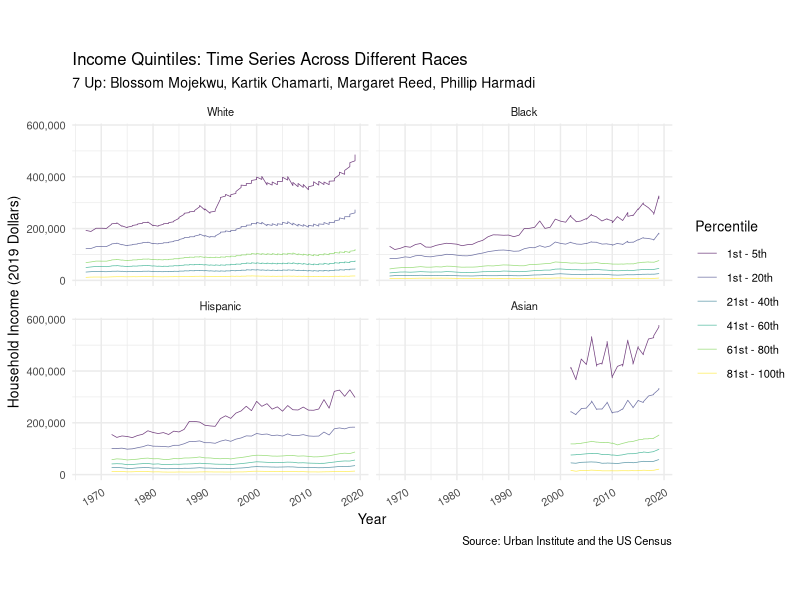
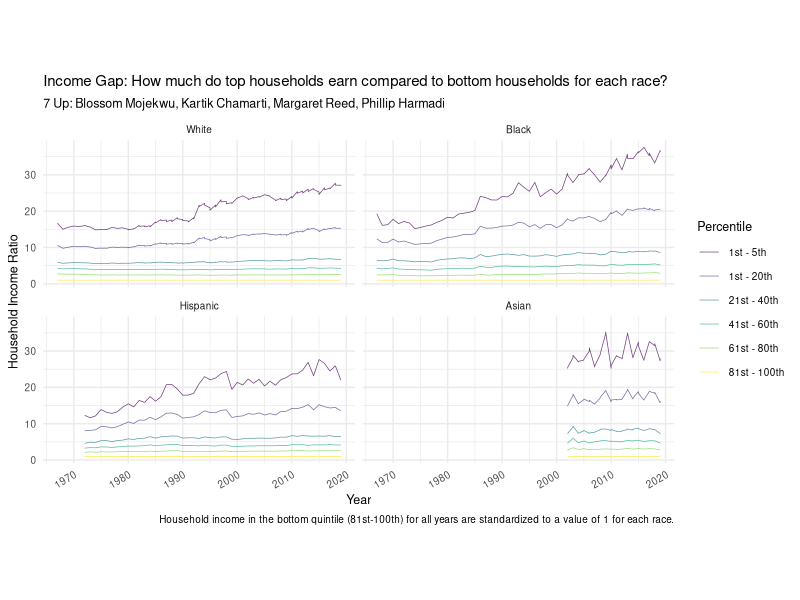
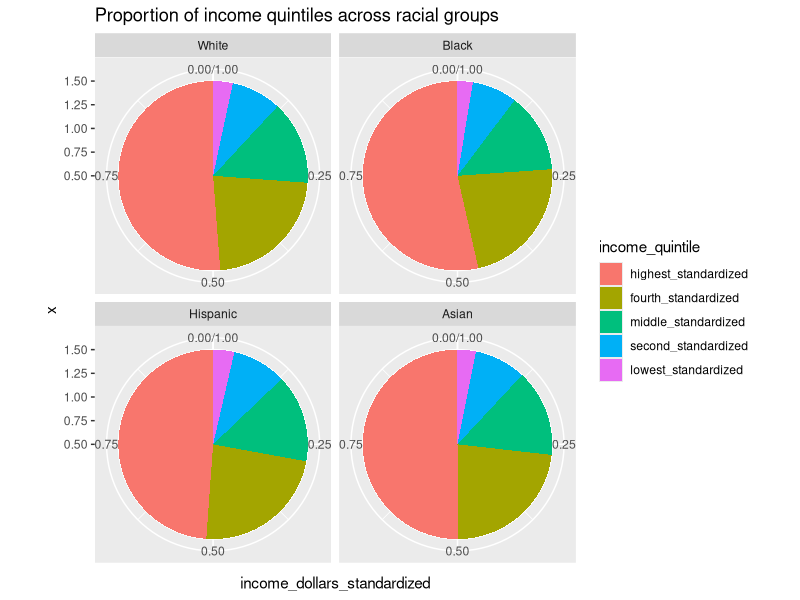

These charts were generated, in order, by the following R code: (Note: this script raises an error after producing the figures.)
## ---- chunk 1
knitr::opts_chunk$set(echo = TRUE)
## ---- chunk 2
library(tidyverse)
library(lubridate)
library(plyr)
library(gganimate)
## ---- chunk 3
income_mean <- read.csv(file = "../data/income_mean.csv")
library(readr)
income_mean_1 <- read_csv("../data/income_mean.csv")

## ---- chunk 4
income_mean$race <- as.character(income_mean$race)

income_mean <- income_mean %>%
  mutate(race = str_remove(race, ',?\\s(.*)'))

income_mean$race <- factor(income_mean$race,
                           levels = c("All", "White", "Black", "Hispanic",
                                      "Asian"))
## ---- chunk 5
income_mean <- income_mean %>%
  mutate(income_percentile = case_when(
      income_quintile == "Top 5%"   ~ "1st - 5th",
      income_quintile == "Highest"  ~ "1st - 20th",
      income_quintile == "Second"   ~ "21st - 40th",
      income_quintile == "Middle"   ~ "41st - 60th",
      income_quintile == "Fourth"   ~ "61st - 80th",
      income_quintile == "Lowest"   ~ "81st - 100th")) 


income_mean$income_percentile <- as.factor(income_mean$income_percentile) 

income_mean$income_percentile <- factor(income_mean$income_percentile, 
                                        levels = c("1st - 5th", "1st - 20th", 
                                                   "21st - 40th",
                                                   "41st - 60th", "61st - 80th", 
                                                   "81st - 100th"))
## ---- chunk 6
income_mean <- income_mean %>% filter(dollar_type == "2019 Dollars")

income_mean <- income_mean %>% filter(race != "All")
## ---- chunk 7
ggplot(data = income_mean,
       mapping = aes(x = year,
                     y = income_dollars,
                     colour = income_percentile)) +
  geom_line(size = 0.25, alpha = 0.75) + 
  facet_wrap(. ~ race, nrow = 2) +
  labs(
    title = "Income Quintiles: Time Series Across Different Races",
    subtitle = "7 Up: Blossom Mojekwu, Kartik Chamarti, Margaret Reed, Phillip Harmadi",
    x = "Year", 
    y = "Household Income (2019 Dollars)", 
    color = "Percentile",
    caption = "Source: Urban Institute and the US Census"
    ) +
  scale_x_continuous(breaks = scales::pretty_breaks(n = 5)) +
  scale_y_continuous(labels = scales::comma) +
  scale_colour_viridis_d() +
  theme_minimal() +
  theme(text = element_text(size = 10), 
        axis.text.x = element_text(angle = 30, hjust = 1),
        axis.text.y = element_text(angle = 0, hjust = 1)) +
  coord_fixed(ratio = 1 / 20000)
## ---- chunk 8
income_mean_wider <- income_mean %>%
  select(-c(income_percentile)) %>%
  pivot_wider(names_from = income_quintile, 
                                  values_from = c("income_dollars")) %>% unnest()
income_mean_wider <- income_mean_wider %>%
  mutate(lowest_standardized = 1,
         second_standardized = Second / Lowest,
         middle_standardized = Middle / Lowest,
         fourth_standardized = Fourth / Lowest,
         highest_standardized = Highest / Lowest,
         top_5_pct_standardized = `Top 5%` / Lowest)

income_mean_wider <- income_mean_wider %>%
  select(-c("Lowest", "Second", "Middle", "Fourth", "Highest", "Top 5%")) %>%
  filter(dollar_type == "2019 Dollars") %>%
  select(-c("dollar_type")) 
## ---- chunk 9
income_mean_final <- income_mean_wider %>% 
  pivot_longer(cols = !year:race,
               names_to = "income_quintile", 
               values_to = "income_dollars")

income_mean_final <- income_mean_final %>%
  mutate(income_percentile = case_when(
      income_quintile == "top_5_pct_standardized"    ~ "1st - 5th",
      income_quintile == "highest_standardized"      ~ "1st - 20th",
      income_quintile == "fourth_standardized"       ~ "21st - 40th",
      income_quintile == "middle_standardized"       ~ "41st - 60th",
      income_quintile == "second_standardized"       ~ "61st - 80th",
      income_quintile == "lowest_standardized"       ~ "81st - 100th"),
      income_dollars_standardized = income_dollars) %>%
  select(-c("income_dollars"))

income_mean_final$income_percentile <- factor(income_mean_final$income_percentile, 
                                        levels = c("1st - 5th", "1st - 20th", 
                                                   "21st - 40th",
                                                   "41st - 60th", "61st - 80th", 
                                                   "81st - 100th"))
## ---- chunk 10
ggplot(data = income_mean_final,
       mapping = aes(x = year,
                     y = income_dollars_standardized,
                     colour = income_percentile)) +
  geom_line(size = 0.25, alpha = 0.75) + 
  facet_wrap(. ~ race, nrow = 2) +
  labs(
    title = "Income Gap: How much do top households earn compared to bottom households for each race?",
    subtitle = "7 Up: Blossom Mojekwu, Kartik Chamarti, Margaret Reed, Phillip Harmadi",
    x = "Year", y = "Household Income Ratio", 
    color = "Percentile",
    caption = "Household income in the bottom quintile (81st-100th) for all years are standardized to a value of 1 for each race."
    ) +
  scale_x_continuous(breaks = scales::pretty_breaks(n = 5)) +
  scale_y_continuous(labels = scales::comma) +
  scale_colour_viridis_d() +
  theme_minimal() +
  theme(text = element_text(size = 9), 
        axis.text.x = element_text(angle = 30, hjust = 1),
        axis.text.y = element_text(angle = 0, hjust = 1)) +
  coord_fixed(ratio = 1 / 1.5)
## ---- chunk 11
income_mean_final <- income_mean_final %>%
  mutate(income_quintile = fct_reorder(.f = income_quintile, .x = income_dollars_standardized, 
                                     .fun = mean, na.rm = FALSE, .desc = TRUE)) %>%
  filter(year == 2019) %>%
  filter(income_quintile != "top_5_pct_standardized") 

income_mean_final
## ---- chunk 12
income_mean_final %>%
  ggplot(aes(fill = income_quintile,
             x = 1,
             y = income_dollars_standardized)) + 
  geom_col(width = 1, position = "fill") +
  coord_polar(theta = "y") +
  facet_wrap(. ~ race, nrow = 2) +
  labs(title = "Proportion of income quintiles across racial groups")

  
## ---- chunk 13

#the following dataframe that I created shows the total values for each box based on race and income quintile. 
# finding a way to merge both dataframes should allow it so that the geom_text label
# can access the data.
# link for help: https://stackoverflow.com/questions/6644997/showing-data-values-on-stacked-bar-chart-in-ggplot2

income_mean_use <- income_mean_final %>%
  mutate(income_quintile = fct_reorder(.f = income_quintile, .x = income_dollars_standardized, 
                                     .fun = mean, na.rm = FALSE, .desc = TRUE)) %>%
  filter(year == 2019) %>%
  filter(income_quintile != "top_5_pct_standardized")
income_mean_sum <- income_mean_final %>%
  select(race,income_percentile, income_dollars_standardized) %>%
  group_by(race,income_percentile) %>%
  summarise(total_value = sum(income_dollars_standardized))
#rename(income_mean_sum, income_percentile_sum = income_percentile)
#rename(income_mean_sum, race_sum = race)

income_mean_use <- bind_cols(income_mean_sum, income_mean_use)
ggplot(check, aes(fill = income_percentile, 
             x = income_dollars_standardized, 
             y = reorder(race, desc(race)), 
             width = 0.35)) + 
  geom_bar(position = "fill", stat = "identity") +
  scale_fill_brewer(type = "seq", palette = "Blues", direction = -1) +
  labs(
    title = "Income Gap: How much do top households earn compared to bottom households for each race?",
    subtitle = "7 Up: Blossom Mojekwu, Kartik Chamarti, Margaret Reed, Phillip Harmadi",
    x = "", y = "Household Income (as % of the whole population)", 
    fill = "Income Percentile",
    caption = "Text: Household income ratio as compared to the bottom quintile (81st-100th)."
    ) +
  scale_colour_viridis_d() +
  scale_x_continuous(labels = scales::percent_format(scale = 100)) +
  theme_minimal(base_size = 10) +
  theme(text = element_text(size = 9),
        plot.caption = element_text(size = 8, hjust = 0))
  #geom_text(aes(label = round(total_value,1)),size = 3, position = position_stack(vjust = 0.5))




## ---- chunk 14
income_mean_final %>%
  mutate(income_quintile = fct_reorder(.f = income_quintile, .x = income_dollars_standardized, 
                                     .fun = mean, na.rm = FALSE, .desc = TRUE)) %>%
  filter(year == 2019) %>%
  filter(income_quintile != "top_5_pct_standardized") %>%
  ggplot(aes(x = income_quintile, y = income_dollars_standardized, fill = race)) + 
  geom_bar(stat = "identity", position = position_dodge())
## ---- chunk 15
income_mean_final %>%
  mutate(income_quintile = fct_reorder(.f = income_percentile, .x = income_dollars_standardized, 
                                     .fun = mean, na.rm = FALSE, .desc = TRUE)) %>%
  filter(year == 2019) %>%
  filter(income_quintile != "top_5_pct_standardized") %>%
  ggplot(aes(fill = income_percentile, y = income_dollars_standardized, x = race)) + 
  geom_bar(stat = "identity", position = position_dodge())
## ---- chunk 16
income_mean %>%
  filter(!str_detect(race, "Combination"),
         !str_detect(race, "Not Hispanic"),
         !str_detect(race, "All"),
         dollar_type == "2019 Dollars",
         income_quintile != "Top 5%") %>%
  mutate(race = str_remove(race, ',?\\s(.*)'),
         income_quintile = ordered(income_quintile, c("Lowest", "Second", 
                                                      "Middle", "Fourth", 
                                                      "Highest"))) %>%
  ggplot(
    aes(x = year, y = income_dollars, color = income_quintile)
  ) +
  geom_line() +
  facet_wrap(.~race, ncol = 1) +
  scale_y_continuous(labels = scales::label_number(big.mark = ",", 
                                                   scale = 0.001, 
                                                   suffix = "k",
                                                   prefix = "$")) +
  scale_color_brewer(type = "seq", palette = "Spectral", direction = -1) +
  labs(
    title = "Income Gap: How does income distribution each race?",
    subtitle = "7 Up: Blossom Mojekwu, Kartik Chamarti, Margaret Reed, Phillip Harmadi",
    x = "Year", y = "Mean household income", 
    color = "Income quintile"
    ) +
  theme_minimal()
## ---- chunk 17
plot_6_anim <- income_mean %>%
  filter(!str_detect(race, "Combination"),
         !str_detect(race, "Not Hispanic"),
         !str_detect(race, "All"),
         dollar_type == "2019 Dollars",
         income_quintile != "Top 5%") %>%
  mutate(race = str_remove(race, ',?\\s(.*)'),
         income_quintile = ordered(income_quintile, c("Lowest", "Second", 
                                                      "Middle", "Fourth", 
                                                      "Highest"))) %>%
  ggplot(
    aes(x = year, y = income_dollars, color = income_quintile)
  ) +
  geom_line() +
  facet_wrap(.~race, ncol = 1) +
  scale_y_continuous(labels = scales::label_number(big.mark = ",", 
                                                   scale = 0.001, 
                                                   suffix = "k",
                                                   prefix = "$")) +
  scale_color_brewer(type = "seq", palette = "Spectral", direction = -1) +
  labs(
    title = "Income Gap: How does income distribution each race?",
    subtitle = "7 Up: Blossom Mojekwu, Kartik Chamarti, Margaret Reed, Phillip Harmadi",
    x = "Year", y = "Mean household income", 
    color = "Income quintile"
    ) +
  theme_minimal()

plot6.1.animate = plot_6_anim +
  transition_time(year)
